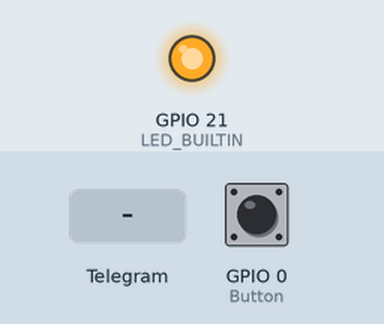
This sketch was run on a simulated Seeed XIAO ESP32-S3. Shown: output pins drawn as LEDs (lit = HIGH). Dashed ring = blinking. The inputs (shaded band) are chosen by the test bench; at power-on: GPIO 0 (Button) HIGH. WiFi joins after 1.5 s; servers stay silent unless stated; what the sketch prints to the serial monitor is not drawn.

Above: at 0.1 s.
At 2.8 s:
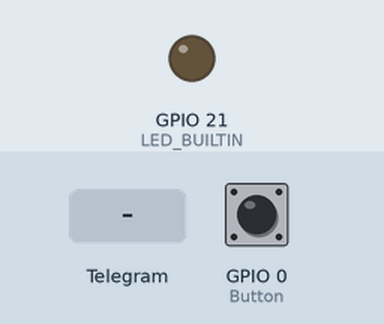
2.9 s: GPIO 0 (Button) pulled LOW for 3.2 s
At 3.6 s:
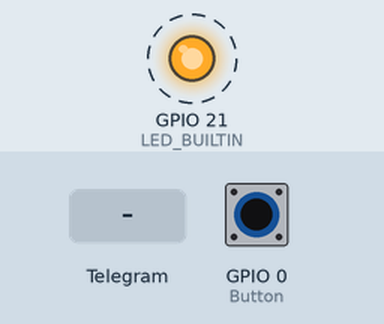
7.6 s: Telegram message "/status" received
10.0 s: Telegram message "Health Status" received
12.0 s: Telegram message "1" received
Timing chart, 0 to 15.0 s (numbered marks = the images above; inputs shaded):
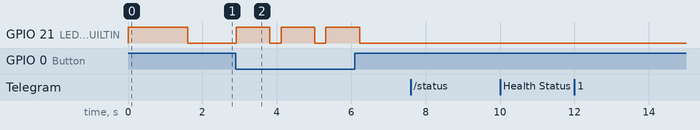

Measured:
- after the input at 2.9 s, GPIO 21 (LED_BUILTIN): alternates HIGH for 0.91 s and LOW for 0.30 s, starting at once
- after the input at 7.6 s, every drawn part: stays the same
- after the input at 10.0 s, every drawn part: stays the same
- after the input at 12.0 s, every drawn part: stays the same

The sketch:

ML_Telegram.ino
```cpp
#include <WiFi.h>
#include <WiFiClientSecure.h>
#include <UniversalTelegramBot.h>

#define Button 0  // ESP32 Boot button (GPIO 0)


// Your Telegram Bot Token & Chat ID
#define BOTtoken "8129554371:AAHJaJF4PlQAcAUehriYkgrjcuBypQCjdLA"
#define CHAT_ID "-1002487084414"  // Your Group Chat ID
//#define CHAT_ID "7166901221"  // Saif's private Chat ID
// Your WiFi credentials
const char* ssid = "Saif";
const char* password = "a1234567";

WiFiClientSecure client;
UniversalTelegramBot bot(BOTtoken, client);

unsigned long lastCheck = 0;
const int checkInterval = 1000;

int w;

String keyboard = "[[\"Health Status\"]]";
String t, h, spo2, hR, body_temp, mq, rms, respLevel;

void Uart_SerialTask(void *pvParameters);
TaskHandle_t Uart_SerialTask_Handler;

void wifisetup()
{
    if(WiFi.status() != WL_CONNECTED)
    {
      Serial.println("Connecting to WiFi...");
      digitalWrite(LED_BUILTIN, HIGH); //off
      WiFi.mode(WIFI_STA);
      WiFi.begin(ssid, password);
      while (WiFi.status() != WL_CONNECTED) {
        delay(200);
      }
      w=0;
    }
    else
    {
      digitalWrite(LED_BUILTIN, LOW); //ON
      if(w==0)
      {
        Serial.println("\n✅ WiFi Connected!");
        client.setInsecure();
        bot.sendMessageWithReplyKeyboard(CHAT_ID, "✅ ESP32 is now connected! Click the button below:", "", keyboard, true);
        w=1;
      }
    }
}

void setup() {
  Serial.begin(115200);
  WiFi.mode(WIFI_STA);
  WiFi.begin(ssid, password);
  pinMode(LED_BUILTIN, OUTPUT);
  digitalWrite(LED_BUILTIN, HIGH); //off
  pinMode(Button, INPUT_PULLUP);
  while (WiFi.status() != WL_CONNECTED) {
    delay(200);
  }
  wifisetup();

  xTaskCreatePinnedToCore(Uart_SerialTask, "Uart_SerialTask", 2048, NULL, 1, &Uart_SerialTask_Handler, 1); //Serial works in core 1
}

//////////////////////////////////////////////////// Uart Data /////////////////////////////////////////////

void Uart_SerialTask(void *pvParameters) {
  Serial1.begin(115200, SERIAL_8N1, 6, 43); //new rx, default tx Xiao ESP32S3
  //Serial1.begin(115200, SERIAL_8N1, 16, 17); //new rx, default tx ESP32
  for(;;){
    if (Serial1.available()) {
      String currentData = Serial1.readStringUntil('\n');  // Read until newline character
      int index1 = currentData.indexOf('\t');
      int index2 = currentData.indexOf('\t', index1 + 1);
      int index3 = currentData.indexOf('\t', index2 + 1);
      int index4 = currentData.indexOf('\t', index3 + 1);
      int index5 = currentData.indexOf('\t', index4 + 1);
      int index6 = currentData.indexOf('\t', index5 + 1);
      // Extract each value based on the tabs
      t = currentData.substring(0, index1);
      h = currentData.substring(index1 + 1, index2);
      spo2 = currentData.substring(index2 + 1, index3);
      hR = currentData.substring(index3 + 1, index4);
      body_temp = currentData.substring(index4 + 1, index5);
      mq = currentData.substring(index5 + 1, index6);
      respLevel = currentData.substring(index6 + 1);
      //respLevel = currentData.substring(index7 + 1);
    }

  }
}

//////////////////////////////////////////////////// Telegram /////////////////////////////////////////////

void handleNewMessages(int numNewMessages) {// Function to handle received messages
  for (int i = 0; i < numNewMessages; i++) {
    String chat_id = String(bot.messages[i].chat_id);
    String text = bot.messages[i].text;

    Serial.print("Received Message: ");
    Serial.println(text);

    if (text == "Health Status" || text == "/status@Astama_v2_bot" || text == "/status") {
      String sensorData = "🌡 Temperature: " + String(t) + "°C\n" +
                          "💧 Humidity: " + String(h) + "%\n" +
                          "🌬 Air Quality: " + String(mq) + "\n" +
                          "❤️ Heart Rate: " + String(hR) + " bpm\n" +
                          "🩸 SpO2: " + String(spo2) + "%\n" +
                          "🤒 Body Temperature: " + String(body_temp) + "°F\n" +
                          "💨 Breathing intensity: " + String(respLevel) + "";
      bot.sendMessage(chat_id, sensorData, "");
      t = ""; h = ""; spo2 = ""; hR = ""; body_temp = ""; mq = ""; rms = ""; respLevel = "";
    }
  }
}

void Telegram(){
  if (millis() - lastCheck > checkInterval) { // Check for new messages every second
    lastCheck = millis();
    int numNewMessages = bot.getUpdates(bot.last_message_received + 1);
    while (numNewMessages) {
      handleNewMessages(numNewMessages);
      numNewMessages = bot.getUpdates(bot.last_message_received + 1);
    }
  }
}
//////////////////////////////////////////////////// Normal Code /////////////////////////////////////////////


void loop() {
  wifisetup();
  Telegram();
  if (digitalRead(Button) == LOW) {
    // Button pressed, turn on D2 LED
    digitalWrite(LED_BUILTIN, HIGH); //OFF
    Serial.println("📤 Sending test message to Telegram...");
    bool sent = bot.sendMessage(CHAT_ID, "⚠️ Astama detected! Hurry up and take action!");

    if (sent) {
      Serial.println("✅ Message sent successfully!");
    }
    else {
      Serial.println("❌ Failed to send message! Check Bot Token & Chat ID.");
    }
  }
}
```
